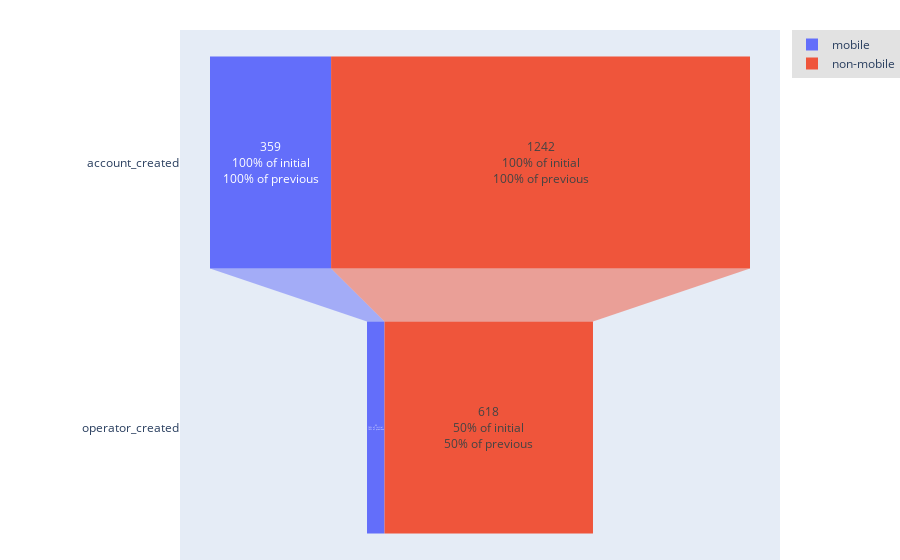

Notebook code cell kept with this figure:
### Code cell
import ezpackage
import pandas as pd


df = pd.read_csv("tracks.csv")
df = df[df["EVENT"] != "error"]

g1 = set(df[(df['USER_AGENT_BROWSER_OS'] == 'iOS') | (
    df['USER_AGENT_BROWSER_OS'] == 'Android OS')]['USER_ID'])
g2 = set(df['USER_ID']) - g1

user_col = 'USER_ID'
event_col = 'EVENT'

groups = ezpackage.funnel.funnel(data=df, targets=[
    'account_created', 'operator_created'], event_col=event_col, index_col=user_col, groups=(g1, g2),
    group_names=('mobile', 'non-mobile'))

ezpackage.funnel.plot(groups)

### Figure 1 — Plotly figure (JSON) as saved in the notebook; plotly's stock layout.template omitted (floating-point values rounded to 4 significant figures)
{"data": [{"name": "mobile", "textinfo": "value+percent initial+percent previous", "type": "funnel", "x": [359, 52], "y": ["account_created", "operator_created"]}, {"name": "non-mobile", "textinfo": "value+percent initial+percent previous", "type": "funnel", "x": [1242, 618], "y": ["account_created", "operator_created"]}], "layout": {"funnelmode": "stack", "hovermode": "closest", "legend": {"bgcolor": "#E2E2E2", "font": {"size": 12}, "orientation": "v", "xanchor": "left"}, "margin": {"b": 0, "l": 180, "pad": 0, "r": 0, "t": 30}, "showlegend": true}}
